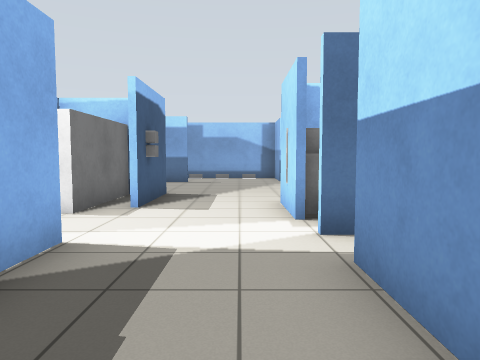
view 1 (above)

23 first-person views from a walk through a robot-simulator world made for Gazebo. The camera is 1 m above the floor, tilts 4° down and sees 70° across. The floor is counted in squares, 1 m on a side. Each view is taken from the middle of a square. On the plan, view 1 faces up. The plan holds only what a view shows up to about 13 squares ahead; the rest is blank.

view 2
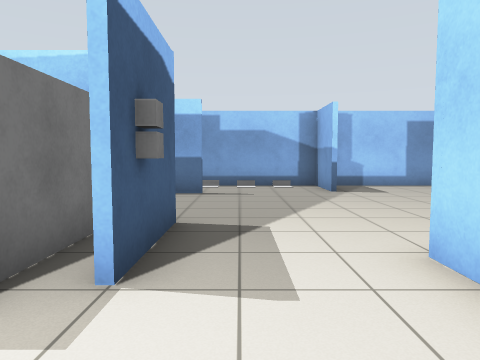

view 3
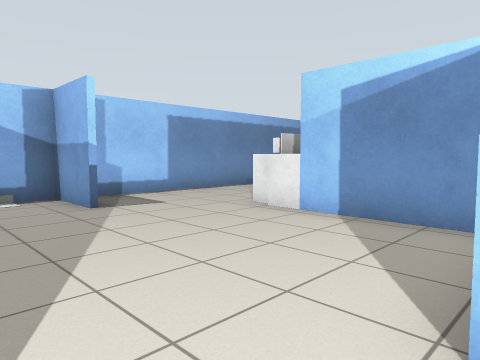

view 4
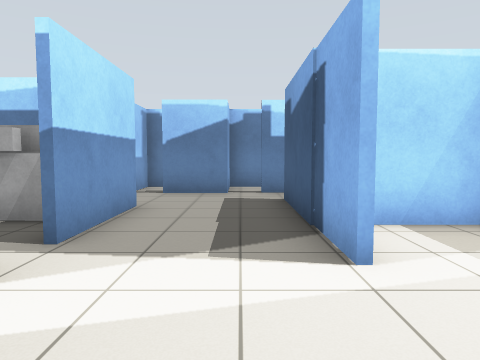

view 5
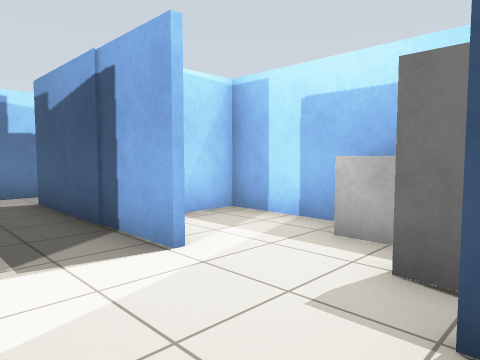

view 6
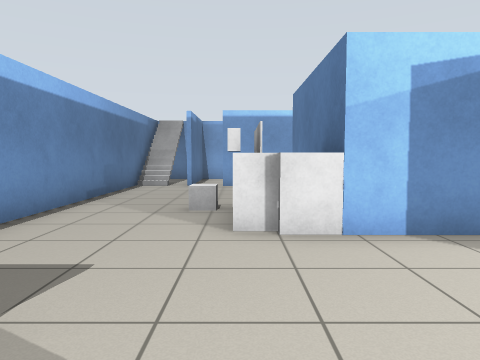

view 7
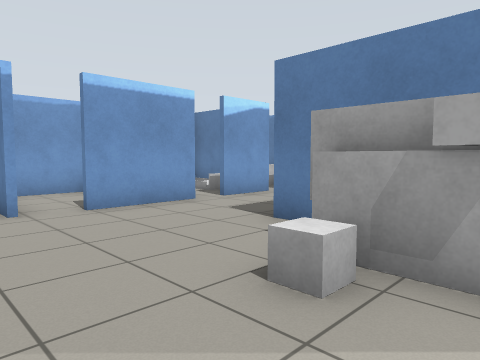

view 8
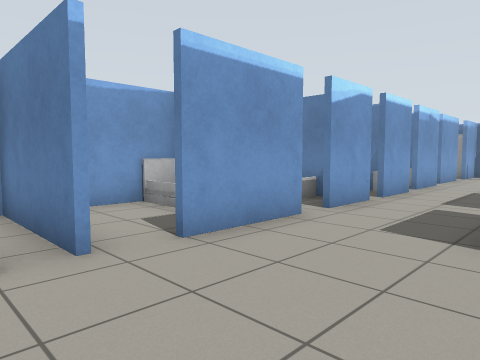

view 9
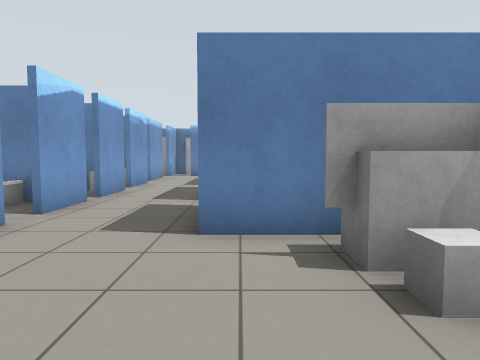

view 10
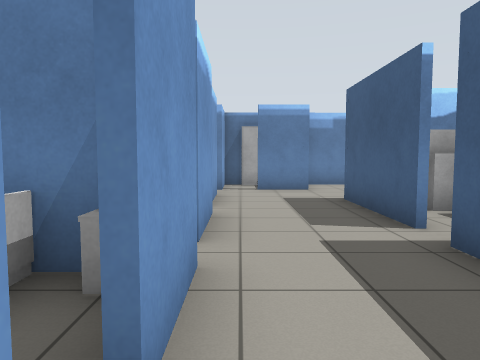

view 11
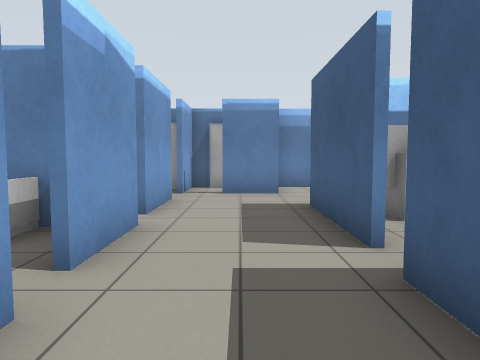

view 12
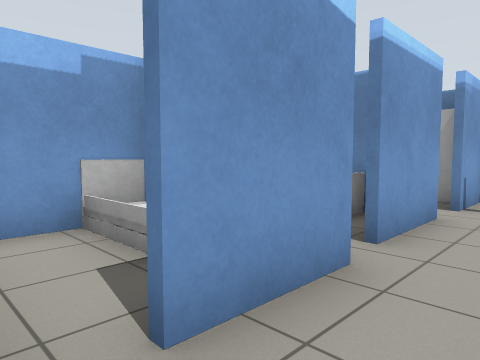

view 13
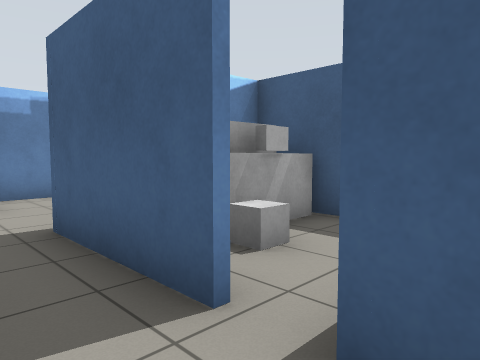

view 14
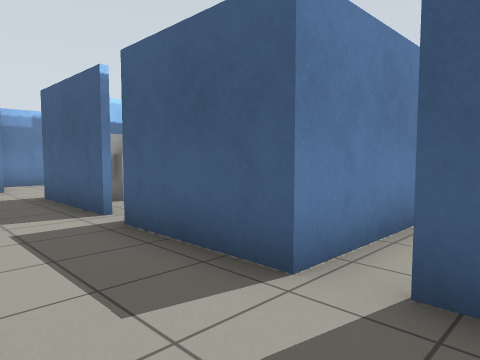

view 15
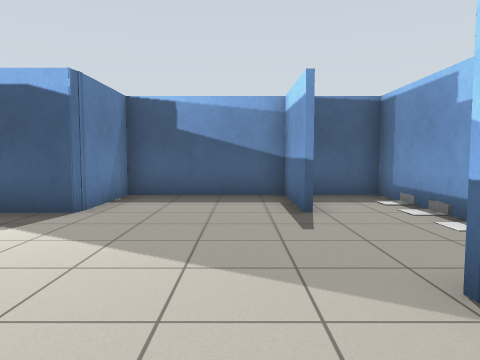

view 16
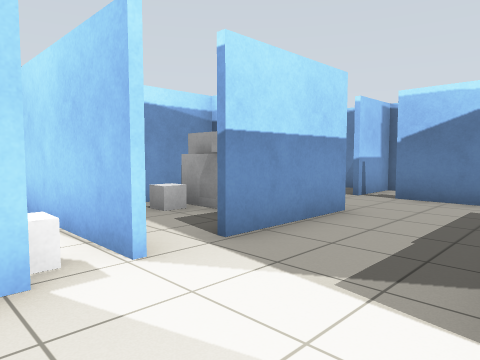

view 17
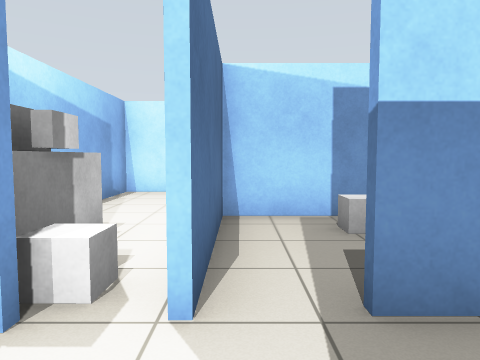

view 18
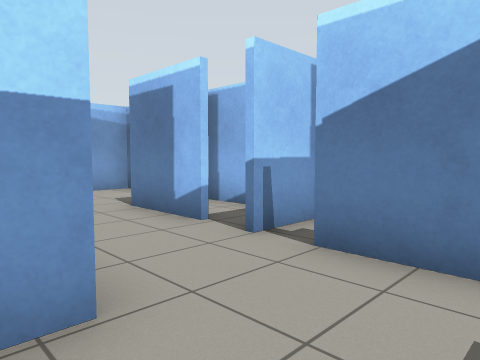

view 19
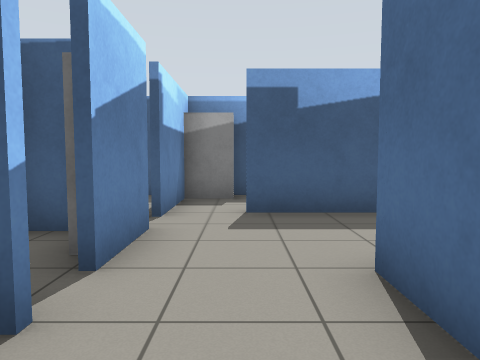

view 20
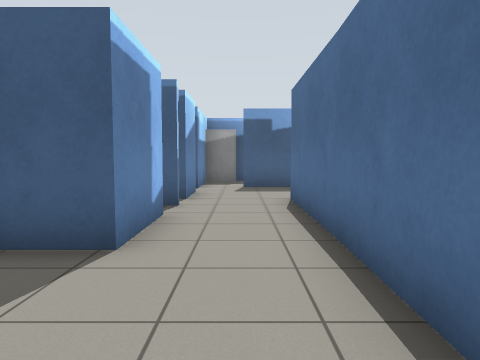

view 21
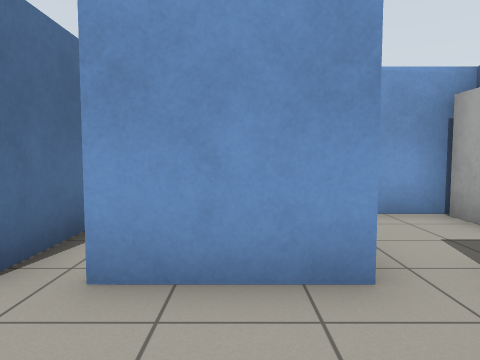

view 22
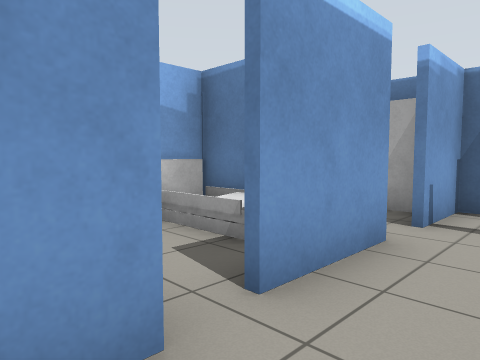

view 23
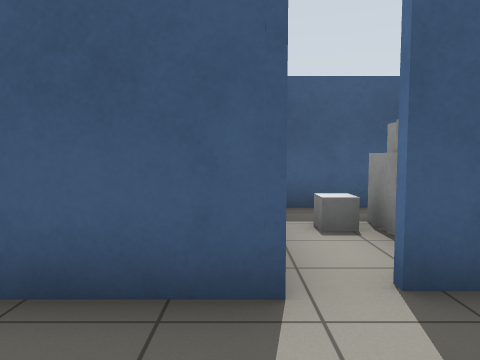

### Floor plan
Ten units are one square. View 1 is at (0, 0); x grows to the right and y downward. Boxes are objects, and circles mark ways between rooms. Rooms are numbered by the first view taken in them; rooms with no view inside come last. Other rooms are left out.
<svg viewBox="-53 -160 207 210">
<path fill="none" stroke="#000" d="M58 -73 87 -73 87 -43M64 -107 79 -107M44 -101 44 -79M43 -79 43 -106M87 -86 87 -81M114 -85 114 -93M114 -115 114 -126M87 -34 87 0M16 -135 16 -155 -47 -155 -47 -92 -21 -92M9 -53 9 -74M125 -76 148 -76M124 -51 134 -51M116 -35 116 -41M129 -136 116 -136M-24 -92 -21 -91 -21 -74M116 -155 25 -155M-29 -90 -29 -59M149 -102 149 -130M-20 -131 -48 -131M-21 -40 -21 10M11 -3 11 -33M116 5 116 -13M-47 -53 -47 -21 -29 -21M89 23 105 23M-7 23 11 23M-5 33 -5 39M72 41 90 40 90 29M75 -1 11 -3M31 23 54 23 54 36M10 -44 49 -44M85 -60 85 -72 38 -72M55 -3 72 -3M29 -4 55 -3M48 -22 48 -2M47 -2 47 -43 10 -43M149 38 149 24M136 -21 124 -21M126 9 149 9 149 0M109 40 115 40M116 35 116 21"/>
<rect x="-45" y="-65" width="10" height="20" fill="#bbb"><title>counter</title></rect>
<rect x="-35" y="-155" width="10" height="10" fill="#bbb"><title>other object</title></rect>
<rect x="-25" y="-75" width="10" height="10" fill="#bbb"><title>white box</title></rect>
<rect x="-25" y="-155" width="10" height="10" fill="#bbb"><title>other object</title></rect>
<rect x="-15" y="-155" width="10" height="10" fill="#bbb"><title>other object</title></rect>
<rect x="-5" y="25" width="10" height="10" fill="#bbb"><title>shelf</title></rect>
<rect x="-5" y="-155" width="10" height="10" fill="#bbb"><title>other object</title></rect>
<rect x="35" y="-135" width="40" height="30" fill="#bbb"><title>desk</title></rect>
<rect x="55" y="-105" width="30" height="30" fill="#bbb"><title>desk</title></rect>
<rect x="115" y="-35" width="10" height="20" fill="#bbb"><title>other object</title></rect>
<rect x="115" y="-65" width="10" height="20" fill="#bbb"><title>nightstand</title></rect>
<rect x="125" y="-65" width="20" height="10" fill="#bbb"><title>bed</title></rect>
<rect x="125" y="-85" width="10" height="10" fill="#bbb"><title>bed</title></rect>
<rect x="125" y="-115" width="20" height="10" fill="#bbb"><title>bed</title></rect>
<rect x="15" y="-65" width="30" height="20" fill="#bbb"><title>desk</title></rect>
<rect x="45" y="-25" width="30" height="20" fill="#bbb"><title>desk</title></rect>
<rect x="15" y="-35" width="30" height="30" fill="#bbb"><title>desk</title></rect>
<rect x="115" y="25" width="20" height="20" fill="#bbb"><title>shelf</title></rect>
<rect x="135" y="25" width="10" height="20" fill="#bbb"><title>shelf</title></rect>
<rect x="125" y="-5" width="20" height="10" fill="#bbb"><title>bed</title></rect>
<rect x="95" y="35" width="10" height="10" fill="#bbb"><title>shelf</title></rect>
<circle cx="10" cy="10" r="3" fill="#2a7"/>
<circle cx="80" cy="10" r="3" fill="#2a7"/>
<circle cx="10" cy="-50" r="3" fill="#2a7"/>
<circle cx="80" cy="-40" r="3" fill="#2a7"/>
<circle cx="120" cy="-10" r="3" fill="#2a7"/>
<circle cx="110" cy="20" r="3" fill="#2a7"/>
<circle cx="120" cy="20" r="3" fill="#2a7"/>
<text x="60" y="-90">1</text>
<text x="60" y="20">2</text>
<text x="40" y="-60">3</text>
<text x="70" y="-30">4</text>
<text x="30" y="-20">5</text>
<text x="140" y="30">6</text>
<text x="130" y="-10">7</text>
<text x="100" y="30">8</text>
</svg>
Room 1 opens to room 2. Room 1 opens to room 3. Room 1 opens to room 4. Room 1 opens to room 7. Room 1 opens to room 8.

Where each view was taken, in squares from view 1:
view 1: 0 up, 0 right, facing up
view 2: 4 up, 1 left, facing up
view 3: 7 up, 1 left, facing up-right
view 4: 7 up, 1 left, facing down
view 5: 7 up, 0 right, facing down-left
view 6: 12 up, 0 right, facing right
view 7: 15 up, 5 right, facing down-right
view 8: 15 up, 8 right, facing down-right
view 9: 15 up, 8 right, facing down
view 10: 8 up, 11 right, facing down
view 11: 7 up, 10 right, facing down
view 12: 5 up, 10 right, facing down-right
view 13: 5 up, 10 right, facing down-left
view 14: 9 up, 11 right, facing down-left
view 15: 12 up, 4 right, facing left
view 16: 6 up, 2 left, facing down-right
view 17: 4 up, 1 left, facing right
view 18: 1 up, 1 left, facing down-right
view 19: 1 down, 4 right, facing left
view 20: 1 down, 9 right, facing left
view 21: 0 up, 9 right, facing right
view 22: 3 up, 10 right, facing down-right
view 23: 7 up, 11 right, facing left
